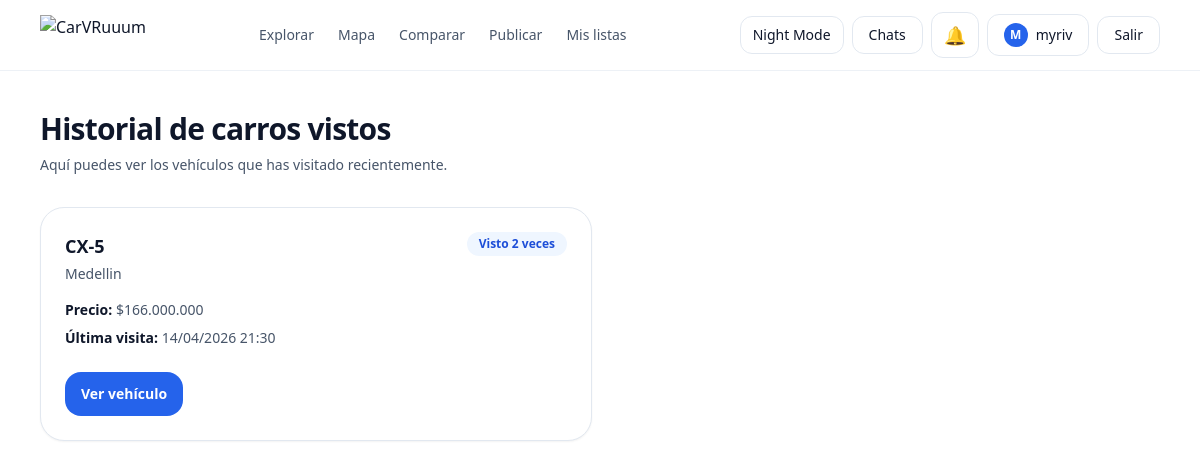
Page /cars/history/ (signed in) on the earlier database version.
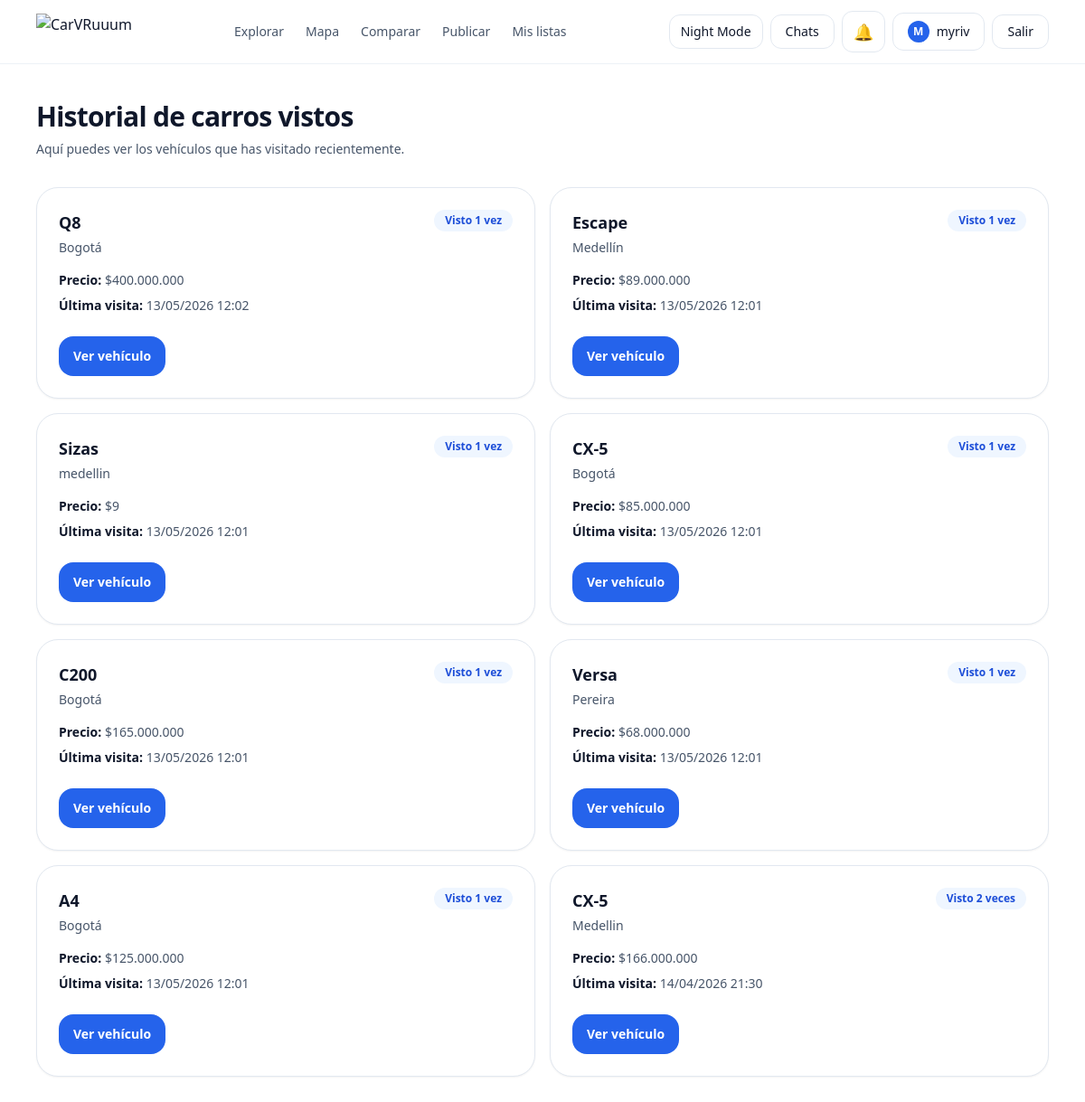
Same page on the later database version.
### cars/models.py (models this page shows, shortened)
class CarViewHistory(models.Model):
    user = models.ForeignKey(settings.AUTH_USER_MODEL, on_delete=models.CASCADE, related_name="view_history")
    car = models.ForeignKey(Car, on_delete=models.CASCADE, related_name="viewed_by")
    first_viewed_at = models.DateTimeField(auto_now_add=True)
    last_viewed_at = models.DateTimeField(default=timezone.now)
    times_viewed = models.PositiveIntegerField(default=1)
    class Meta:
        unique_together = ("user", "car")
        ordering = ["-last_viewed_at"]

class Car(models.Model):
    owner = models.ForeignKey(settings.AUTH_USER_MODEL, on_delete=models.CASCADE, related_name="cars")
    make = models.CharField(max_length=60)
    model = models.CharField(max_length=60)
    year = models.PositiveIntegerField(validators=[MinValueValidator(1950), MaxValueValidator(2100)])
    price = models.PositiveIntegerField(validators=[MinValueValidator(0)])
    mileage_km = models.PositiveIntegerField(default=0, validators=[MinValueValidator(0)])
    is_sold = models.BooleanField(default=False)
    sold_at = models.DateTimeField(blank=True, null=True)
    city = models.CharField(max_length=80, blank=True, default="")
    description = models.TextField(blank=True, default="")
    is_active = models.BooleanField(default=True)
    view_count = models.PositiveIntegerField(default=0)
    created_at = models.DateTimeField(auto_now_add=True)
    class Meta:
        ordering = ["-created_at"]

### cars/views.py (the view)
# urls.py: path("history/", views.viewed_history, name="viewed_history"),
@login_required
def viewed_history(request):
    history = CarViewHistory.objects.filter(
        user=request.user,
        car__is_active=True
    ).select_related("car")
    return render(request, "cars/history.html", {
        "history": history
    })

### notifications/context_processors.py (called while the page is built, shortened)
def notifications(request):
    if request.user.is_authenticated:
        unread_qs = request.user.notifications.filter(
            is_read=False
        ).order_by("-created_at")[:10]
        notifications_list = []
        return {
            "navbar_notifications": notifications_list,
            "navbar_notifications_count": len(notifications_list),
        }
    return {}

### cars/templates/cars/history.html (shortened to what this page needs)
{% extends "base.html" %}
{% block content %}
<section class="mx-auto max-w-6xl px-4 py-10">
  <div class="flex items-center justify-between gap-4">
    <div>
      <h1 class="text-3xl font-bold tracking-tight">Historial de carros vistos</h1>
      <p class="mt-2 text-sm text-slate-600 dark:text-slate-300">
        Aquí puedes ver los vehículos que has visitado recientemente.
      </p>
    </div>
  </div>
  {% if history %}
    <div class="mt-8 grid gap-4 md:grid-cols-2 xl:grid-cols-3">
      {% for item in history %}
        <article class="rounded-3xl border border-slate-200 bg-white p-6 shadow-sm transition hover:-translate-y-1 hover:shadow-md dark:border-slate-800 dark:bg-slate-900">
          <div class="flex items-start justify-between gap-3">
            <div>
              <h2 class="text-lg font-bold text-slate-900 dark:text-white">
                {{ item.car.brand }} {{ item.car.model }}
              </h2>
              <p class="mt-1 text-sm text-slate-600 dark:text-slate-300">
                {{ item.car.city }}
              </p>
            </div>
            <span class="rounded-full bg-blue-50 px-3 py-1 text-xs font-semibold text-blue-700 dark:bg-blue-950/40 dark:text-blue-300">
              Visto {{ item.times_viewed }} {% if item.times_viewed == 1 %}vez{% else %}veces{% endif %}
            </span>
          </div>
          <div class="mt-4 space-y-2 text-sm text-slate-600 dark:text-slate-300">
            <p><span class="font-semibold text-slate-900 dark:text-white">Precio:</span> ${{ item.car.price }}</p>
            <p><span class="font-semibold text-slate-900 dark:text-white">Última visita:</span> {{ item.last_viewed_at|date:"d/m/Y H:i" }}</p>
          </div>
          <div class="mt-6">
            <a href="{% url 'cars:car_detail' item.car.pk %}"
               class="inline-flex rounded-2xl bg-blue-600 px-4 py-3 text-sm font-semibold text-white hover:bg-blue-700">
              Ver vehículo
            </a>
          </div>
        </article>
      {% endfor %}
    </div>
  {% endif %}
</section>
{% endblock %}

### templates/base.html (shortened to what this page needs)
{% load static %}
<!doctype html>
<html lang="es" class="">
<head>
  <script src="https://cdn.tailwindcss.com"></script>
</head>
<body class="min-h-screen bg-white text-slate-900 dark:bg-slate-950 dark:text-slate-100">
  <header class="sticky top-0 z-50 border-b border-slate-200/60 bg-white/80 backdrop-blur dark:border-slate-800/60 dark:bg-slate-950/70">
    <div class="mx-auto flex max-w-6xl items-center justify-between px-4 py-3">
      <a href="{% url 'landing' %}" class="flex items-center">
        <img
          src="{% static 'account/img/carvruum-logo.png' %}"
          alt="CarVRuuum"
          class="h-8 w-auto object-contain md:h-10"
        >
      </a>
      <nav class="hidden items-center gap-6 md:flex">
        <a href="{% url 'cars:cars_list' %}" class="text-sm text-slate-600 hover:text-slate-900 dark:text-slate-300 dark:hover:text-white">
          Explorar
        </a>
        <a href="{% url 'cars:map' %}" class="text-sm text-slate-600 hover:text-slate-900 dark:text-slate-300 dark:hover:text-white">
          Mapa
        </a>
        <a href="{% url 'cars:compare_cars' %}" class="text-sm text-slate-600 hover:text-slate-900 dark:text-slate-300 dark:hover:text-white">
          Comparar
        </a>
        {% if user.is_authenticated %}
          <a href="{% url 'cars:car_create' %}" class="text-sm text-slate-600 hover:text-slate-900 dark:text-slate-300 dark:hover:text-white">
            Publicar
          </a>
          <a href="{% url 'cars:car_lists' %}" class="text-sm text-slate-600 hover:text-slate-900 dark:text-slate-300 dark:hover:text-white">
            Mis listas
          </a>
        {% else %}
          <a href="{% url 'login' %}?next={% url 'cars:car_create' %}" class="text-sm text-slate-600 hover:text-slate-900 dark:text-slate-300 dark:hover:text-white">
            Publicar
          </a>
        {% endif %}
      </nav>
      <div class="hidden items-center gap-2 md:flex">
        <button onclick="toggleTheme()"
          class="rounded-xl border border-slate-200 px-3 py-2 text-sm hover:bg-slate-50 dark:border-slate-800 dark:hover:bg-slate-900">
          Night Mode
        </button>
        {% if user.is_authenticated %}
          <a href="{% url 'messaging:conversation_list' %}"
             class="rounded-xl border border-slate-200 px-4 py-2 text-sm font-medium hover:bg-slate-50 dark:border-slate-800 dark:hover:bg-slate-900">
            Chats
          </a>
          {% include "notifications/notification_dropdown.html" %}
          <a href="{% url 'profile' %}"
             class="flex items-center gap-2 rounded-xl border border-slate-200 px-4 py-2 text-sm font-medium hover:bg-slate-50 dark:border-slate-800 dark:hover:bg-slate-900">
            <span class="flex h-6 w-6 items-center justify-center rounded-full bg-blue-600 text-xs font-bold uppercase text-white">
              {{ user.username|slice:":1" }}
            </span>
            {{ user.username }}
          </a>
          <form method="post" action="{% url 'logout' %}">
            <button class="rounded-xl border border-slate-200 px-4 py-2 text-sm hover:bg-slate-50 dark:border-slate-800 dark:hover:bg-slate-900">
              Salir
            </button>
          </form>
        {% endif %}
      </div>
    </div>
  </header>
  {% block content %}{% endblock %}
</body>
</html>

### notifications/templates/notifications/notification_dropdown.html (shortened to what this page needs)
<div class="relative">
  <button
    id="notifications-btn"
    class="relative rounded-xl border border-slate-200 px-3 py-2 hover:bg-slate-50 dark:border-slate-800 dark:hover:bg-slate-900"
  >
    <span class="text-lg">🔔</span>
  </button>
</div>

Differences in the rows shown:
added CarViewHistory: car.model "Q8", car.city "Bogotá", times_viewed "1", shows "vez", car.price "400.000.000", last_viewed_at "13/05/2026 12:02"
added CarViewHistory: car.model "Escape", car.city "Medellín", times_viewed "1", shows "vez", car.price "89.000.000", last_viewed_at "13/05/2026 12:01"
added CarViewHistory: car.model "Sizas", car.city "medellin", times_viewed "1", shows "vez", car.price "9", last_viewed_at "13/05/2026 12:01"
added CarViewHistory: car.model "CX-5", car.city "Bogotá", times_viewed "1", shows "vez", car.price "85.000.000", last_viewed_at "13/05/2026 12:01"
added CarViewHistory: car.model "C200", car.city "Bogotá", times_viewed "1", shows "vez", car.price "165.000.000", last_viewed_at "13/05/2026 12:01"
added CarViewHistory: car.model "Versa", car.city "Pereira", times_viewed "1", shows "vez", car.price "68.000.000", last_viewed_at "13/05/2026 12:01"
added CarViewHistory: car.model "A4", car.city "Bogotá", times_viewed "1", shows "vez", car.price "125.000.000", last_viewed_at "13/05/2026 12:01"
